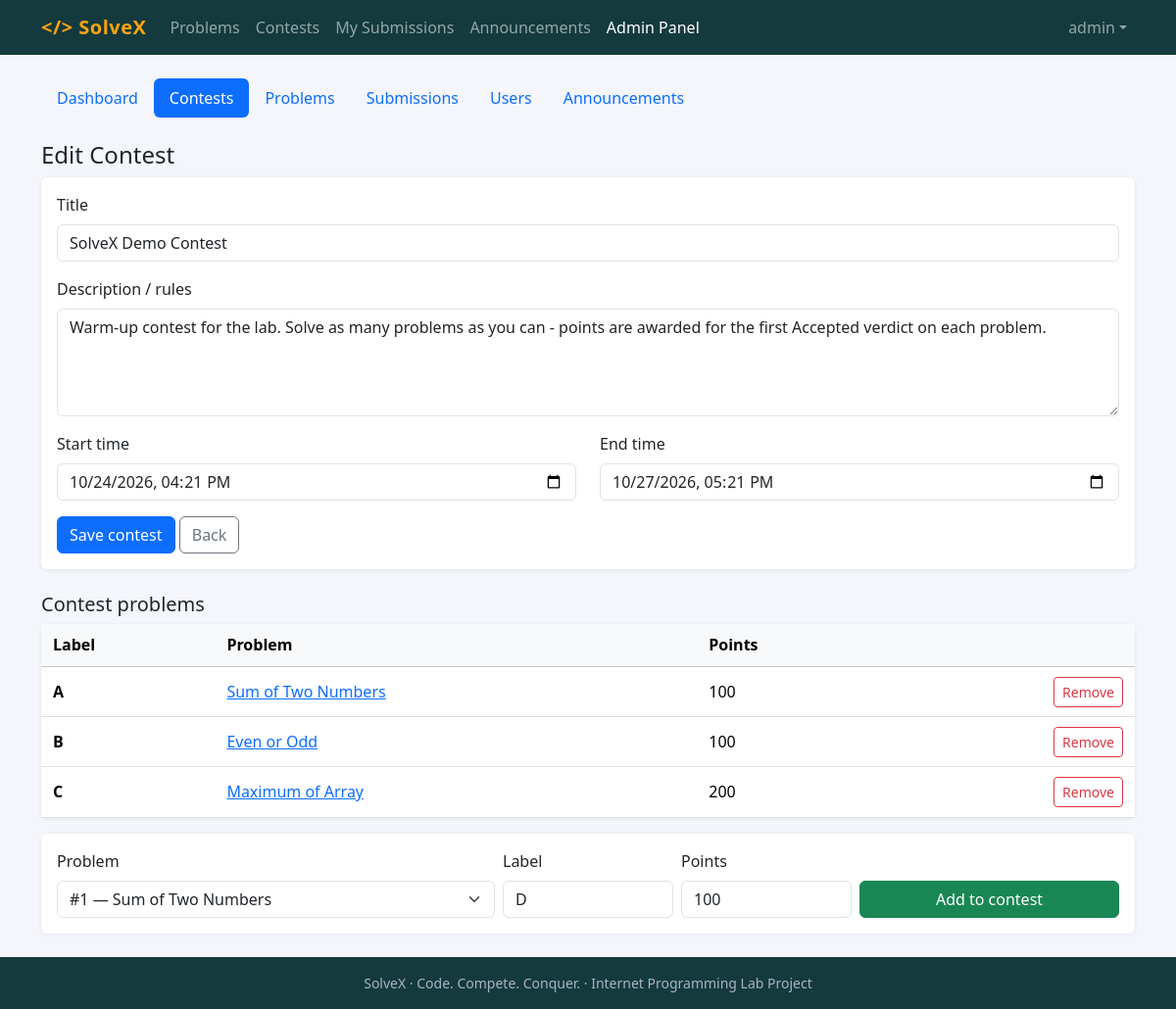
/admin/contest_form.php?id=1 (signed in), run on the app's committed database.
### tables this page shows
CREATE TABLE users (
  id            INT UNSIGNED AUTO_INCREMENT PRIMARY KEY,
  full_name     VARCHAR(100) NOT NULL,
  username      VARCHAR(30)  NOT NULL UNIQUE,
  email         VARCHAR(150) NOT NULL UNIQUE,
  university_id VARCHAR(30)  NOT NULL,
  department    VARCHAR(80)  NOT NULL,
  password_hash VARCHAR(255) NOT NULL,
  role          ENUM('student','admin') NOT NULL DEFAULT 'student',
  created_at    DATETIME NOT NULL DEFAULT CURRENT_TIMESTAMP,
  INDEX idx_university_id (university_id)
);

CREATE TABLE contests (
  id          INT UNSIGNED AUTO_INCREMENT PRIMARY KEY,
  title       VARCHAR(150) NOT NULL,
  description TEXT,
  start_time  DATETIME NOT NULL,
  end_time    DATETIME NOT NULL,
  created_by  INT UNSIGNED NULL,
  created_at  DATETIME NOT NULL DEFAULT CURRENT_TIMESTAMP,
  INDEX idx_contest_time (start_time, end_time),
  FOREIGN KEY (created_by) REFERENCES users(id) ON DELETE SET NULL
);

CREATE TABLE contest_problems (
  id         INT UNSIGNED AUTO_INCREMENT PRIMARY KEY,
  contest_id INT UNSIGNED NOT NULL,
  problem_id INT UNSIGNED NOT NULL,
  label      VARCHAR(5) NOT NULL,
  points     INT UNSIGNED NOT NULL DEFAULT 100,
  UNIQUE KEY uq_cp_problem (contest_id, problem_id),
  UNIQUE KEY uq_cp_label (contest_id, label),
  FOREIGN KEY (contest_id) REFERENCES contests(id) ON DELETE CASCADE,
  FOREIGN KEY (problem_id) REFERENCES problems(id) ON DELETE CASCADE
);

CREATE TABLE problems (
  id              INT UNSIGNED AUTO_INCREMENT PRIMARY KEY,
  title           VARCHAR(150) NOT NULL,
  statement       TEXT NOT NULL,
  input_format    TEXT,
  output_format   TEXT,
  sample_input    TEXT,
  sample_output   TEXT,
  difficulty      ENUM('Easy','Medium','Hard') NOT NULL DEFAULT 'Easy',
  time_limit_ms   INT UNSIGNED NOT NULL DEFAULT 1000,
  memory_limit_mb INT UNSIGNED NOT NULL DEFAULT 256,
  is_public       TINYINT(1) NOT NULL DEFAULT 1,
  created_by      INT UNSIGNED NULL,
  created_at      DATETIME NOT NULL DEFAULT CURRENT_TIMESTAMP,
  INDEX idx_problem_diff (difficulty),
  FULLTEXT KEY ft_problem (title),
  FOREIGN KEY (created_by) REFERENCES users(id) ON DELETE SET NULL
);

### includes/functions.php (called while the page is built, shortened)
<?php
require_once __DIR__ . '/db.php';
function e($v): string { return htmlspecialchars((string)$v, ENT_QUOTES | ENT_SUBSTITUTE, 'UTF-8'); }
function url(string $path = ''): string { return BASE_URL . '/' . ltrim($path, '/'); }
function current_user(): ?array {
    static $u = false;
    if ($u === false) {
        $u = null;
        if (!empty($_SESSION['uid'])) {
            $u = q('SELECT id, full_name, username, email, university_id, department, role, created_at FROM users WHERE id = ?', [$_SESSION['uid']])->fetch() ?: null;
        }
    }
    return $u;
}
function require_login(): array {
    $u = current_user();
    return $u;
}
function require_admin(): array {
    $u = require_login();
    return $u;
}

### includes/db.php (called while the page is built, shortened)
<?php
function db(): PDO {
    static $pdo = null;
    if ($pdo === null) {
        $pdo = new PDO('mysql:host=' . DB_HOST . ';dbname=' . DB_NAME . ';charset=utf8mb4', DB_USER, DB_PASS, [
            PDO::ATTR_ERRMODE            => PDO::ERRMODE_EXCEPTION,
            PDO::ATTR_DEFAULT_FETCH_MODE => PDO::FETCH_ASSOC,
            PDO::ATTR_EMULATE_PREPARES   => false,
        ]);
        $pdo->exec("SET time_zone = '" . DB_TZ . "'");
    }
    return $pdo;
}
function q(string $sql, array $params = []): PDOStatement {
    $st = db()->prepare($sql);
    $st->execute($params);
    return $st;
}

### admin/contest_form.php (the view, shortened to what this page needs)
<?php
require __DIR__ . '/../includes/functions.php';
$admin = require_admin();
$id = (int)($_GET['id'] ?? 0);
if ($id) { $c = q('SELECT * FROM contests WHERE id = ?', [$id])->fetch() ?: exit('Contest not found.'); }
$cps = $id ? q('SELECT cp.id, cp.label, cp.points, p.id AS pid, p.title FROM contest_problems cp JOIN problems p ON p.id = cp.problem_id WHERE cp.contest_id = ? ORDER BY cp.label', [$id])->fetchAll() : [];
$all = $id ? q('SELECT id, title FROM problems ORDER BY id')->fetchAll() : [];
$nextLabel = chr(ord('A') + count($cps) % 26);
$dt = fn($v) => date('Y-m-d\TH:i', strtotime($v));
$page_title = $id ? 'Edit Contest' : 'New Contest';
require __DIR__ . '/../includes/header.php';
require __DIR__ . '/../includes/admin_nav.php';
?>
<h4><?= $page_title ?></h4>
<form method="post" class="card card-body mb-4"><?= csrf_field() ?><input type="hidden" name="action" value="save">
  <div class="mb-3"><label class="form-label">Title</label><input class="form-control" name="title" value="<?= e($c['title']) ?>" required maxlength="150"></div>
  <div class="mb-3"><label class="form-label">Description / rules</label><textarea class="form-control" name="description" rows="4"><?= e($c['description']) ?></textarea></div>
  <div class="row"><div class="col-md-6 mb-3"><label class="form-label">Start time</label><input type="datetime-local" class="form-control" name="start_time" value="<?= e($dt($c['start_time'])) ?>" required></div>
  <div class="col-md-6 mb-3"><label class="form-label">End time</label><input type="datetime-local" class="form-control" name="end_time" value="<?= e($dt($c['end_time'])) ?>" required></div></div>
  <div><button class="btn btn-primary">Save contest</button> <a class="btn btn-outline-secondary" href="<?= url('admin/contests.php') ?>">Back</a></div>
</form>
<?php if ($id): ?>
<h5>Contest problems</h5>
<div class="card mb-3"><table class="table table-sm mb-0 align-middle"><thead class="table-light"><tr><th>Label</th><th>Problem</th><th>Points</th><th></th></tr></thead><tbody>
<?php foreach ($cps as $cp): ?><tr><td class="fw-bold"><?= e($cp['label']) ?></td><td><a href="<?= url('admin/problem_form.php?id=' . $cp['pid']) ?>"><?= e($cp['title']) ?></a></td><td><?= (int)$cp['points'] ?></td>
  <td class="text-end"><form method="post" class="d-inline"><button class="btn btn-sm btn-outline-danger" data-confirm="Remove from contest?">Remove</button></form></td></tr><?php endforeach; ?>
<?php if (!$cps): ?><tr><td colspan="4" class="text-center text-muted py-3">No problems yet.</td></tr><?php endif; ?></tbody></table></div>
<form method="post" class="card card-body"><?= csrf_field() ?><input type="hidden" name="action" value="add_problem">
  <div class="row g-2 align-items-end">
    <div class="col-md-5"><label class="form-label">Problem</label><select class="form-select" name="problem_id" required><?php foreach ($all as $p): ?><option value="<?= (int)$p['id'] ?>">#<?= (int)$p['id'] ?> — <?= e($p['title']) ?></option><?php endforeach; ?></select></div>
    <div class="col-md-2"><label class="form-label">Label</label><input class="form-control" name="label" value="<?= e($nextLabel) ?>" maxlength="5" required></div>
    <div class="col-md-2"><label class="form-label">Points</label><input type="number" class="form-control" name="points" value="100" min="1" required></div>
    <div class="col-md-3"><button class="btn btn-success w-100">Add to contest</button></div>
  </div></form>
<?php endif; ?>
<?php require __DIR__ . '/../includes/footer.php'; ?>

### includes/header.php (shortened to what this page needs)
<?php
require_once __DIR__ . '/functions.php';
$u = current_user();
$page_title = $page_title ?? APP_NAME;
$nav = basename($_SERVER['SCRIPT_NAME'], '.php');
$in_admin = str_contains($_SERVER['SCRIPT_NAME'], '/admin/');
function nav_link(string $href, string $label, bool $active): string {
    return '<li class="nav-item"><a class="nav-link' . ($active ? ' active' : '') . '" href="' . e(url($href)) . '">' . e($label) . '</a></li>';
}
?><!doctype html>
<html lang="en">
<head>
<link href="<?= url('assets/vendor/bootstrap.min.css') ?>" rel="stylesheet">
<link href="<?= url('assets/css/style.css') ?>" rel="stylesheet">
</head>
<body>
<nav class="navbar navbar-expand-lg navbar-dark sx-nav">
  <div class="container">
    <a class="navbar-brand fw-bold" href="<?= url('index.php') ?>">&lt;/&gt; <?= APP_NAME ?></a>
    <div class="collapse navbar-collapse" id="nav">
      <ul class="navbar-nav me-auto">
        <?= nav_link('problems.php', 'Problems', $nav === 'problems' && !$in_admin) ?>
        <?= nav_link('contests.php', 'Contests', in_array($nav, ['contests', 'contest']) && !$in_admin) ?>
        <?php if ($u): ?>
          <?= nav_link('submissions.php', 'My Submissions', $nav === 'submissions' && !$in_admin) ?>
        <?php endif; ?>
        <?= nav_link('announcements.php', 'Announcements', $nav === 'announcements' && !$in_admin) ?>
        <?php if ($u && $u['role'] === 'admin'): ?>
          <?= nav_link('admin/index.php', 'Admin Panel', $in_admin) ?>
        <?php endif; ?>
      </ul>
      <ul class="navbar-nav">
        <?php if ($u): ?>
          <li class="nav-item dropdown">
            <a class="nav-link dropdown-toggle" href="#" data-bs-toggle="dropdown"><?= e($u['username']) ?></a>
          </li>
        <?php else: ?>
          <?= nav_link('login.php', 'Login', $nav === 'login') ?>
          <li class="nav-item"><a class="btn btn-sm btn-light ms-lg-2" href="<?= url('register.php') ?>">Register</a></li>
        <?php endif; ?>
      </ul>
    </div>
  </div>
</nav>
<main class="container py-4">

### assets/css/style.css (style rules this page uses)
:root { --sx-dark: #143a3d; --sx-accent: #fca311; }
body { background: #f4f6fb; min-height: 100vh; display: flex; flex-direction: column; }
main { flex: 1; }
.sx-nav { background: var(--sx-dark); }
.sx-nav .navbar-brand { color: var(--sx-accent); letter-spacing: .5px; }
.card { border: 0; box-shadow: 0 1px 4px rgba(20,33,61,.08); }
.table > :not(caption) > * > * { padding: .6rem .75rem; }

### data on the page
users: username "admin"
contests: title "SolveX Demo Contest", description "Warm-up contest for the lab. Solve as many problems as you can - points are awarded for the first Accepted verdict on each problem.", start_time "10/24/2026 16:21", end_time "10/27/2026 17:21"
contest_problems: label "A", problem.title "Sum of Two Numbers", points "100"
contest_problems: label "B", problem.title "Even or Odd", points "100"
contest_problems: label "C", problem.title "Maximum of Array", points "200"

### other printed values
APP_NAME "SolveX"
$label "Problems Contests My Submissions Announcements Admin Panel"
$l "Dashboard"
$l "Contests"
$l "Problems"
$l "Submissions"
$l "Users"
$l "Announcements"
$page_title "Edit Contest"
